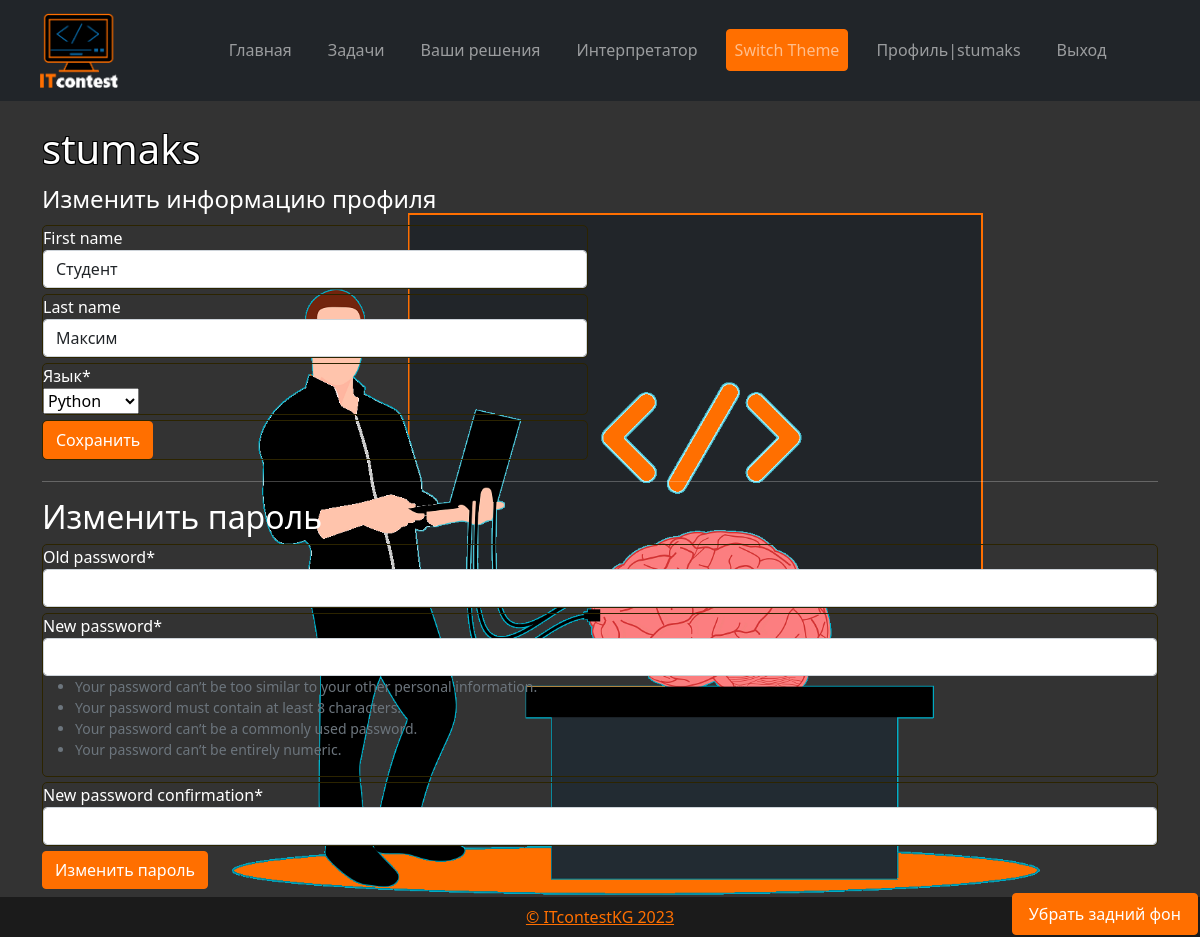
Screenshot of /profile/ (signed in) with the database file from the repository.
### users/models.py (models this page shows, shortened)
class User(AbstractUser):
    choice = models.CharField( max_length=150, blank=True, verbose_name='Статус', help_text='1 - Студент, 2 - Преподаватель, 3 - Администратор')
    date = models.DateField(null=True, blank=True, verbose_name='Дата рождения')
    slug = models.SlugField(null=False, blank=True, unique=True)
    prepopulated_fields = {'slug': ('username',)}
    language = models.CharField(("language"), max_length=150, blank=True)
    class Meta:
        permissions = (("can_create_task", "Can create task"),)

### users/views.py (the view, shortened to what this page needs)
# urls.py: path('profile/', user_views.profile, name='profile'),
@login_required
def profile(request):
    user = request.user
    user_form = UserProfileForm(instance=user)
    password_form = PasswordChangeForm(request.user)
    student_submission = Submission.objects.filter(student=request.user.username)
    prepod_task = Task.objects.filter(prepod=request.user.username)
    return render(request, 'users/profile.html',{'student_submission': student_submission,
                                                'prepod_task': prepod_task,
                                                'user_form': user_form,
                                                'password_form': password_form
                                                })

### users/form.py
class UserProfileForm(forms.ModelForm):
    class Meta:
        model = User
        fields = ['first_name', 'last_name', 'language']
    languages = (('python','Python'), ('kotlinc','Kotlin'), ('node','JavaScript'),('javac', 'Java'))
    language = forms.ChoiceField(choices = languages, label= 'Язык')
    def __init__(self, *args, **kwargs):
        super(UserProfileForm, self).__init__(*args, **kwargs)
        self.helper = FormHelper()
        self.helper.form_method = 'post'
        self.helper.add_input(Submit('submit', 'Сохранить'))
        self.helper.layout = Layout(
            Fieldset(
                'Изменить информацию профиля',
                'first_name',
                'last_name',
                'language'
            ),
        )

### users/templates/users/profile.html (shortened to what this page needs)
{% extends "main/base.html" %}
{% load crispy_forms_tags %}
{% block content %}
    <div class="content-section">
      <div class="media">
        <div class="media-body">
          <h1>{{ user.username }}</h1>
    <div class="row">
      <div class="col-sm-6">
        {% crispy user_form %}
      </div>
    </div>
      <hr>
    <h2>Изменить пароль</h2>
          <form method="post">
            {{ password_form|crispy }}
            <input type="submit" class="btn btn-primary" name="password_change" value="Изменить пароль">
          </form>
{% endblock content %}

### main/templates/main/base.html (shortened to what this page needs)
{% load static %}
<!DOCTYPE html>
<html lang="en">
<head>
    <link rel="stylesheet" href="https://cdnjs.cloudflare.com/ajax/libs/twitter-bootstrap/5.1.0/css/bootstrap.min.css">
    <link id="theme" rel="stylesheet" href="{% static 'css/styles-dark.css' %}">
</head>
<body>
  <nav class="navbar navbar-expand-lg navbar-dark bg-dark">
    <a class="navbar-brand" ><img src="/static/images/logo.png" alt="Logo" class="img-fluid" style="max-height: 75px;"></a>
    <div class="collapse navbar-collapse justify-content-center text-center" id="navbarTogglerDemo02">
      <ul class="navbar-nav">
        <li class="nav-item active">
          <a class="nav-link" href="{% url 'blog-home' %}">Главная</a>
        </li>
        <li class="nav-item">
          <a class="nav-link" href="{% url 'task_list' %}">Задачи</a>
        </li>
        {% if user.choice == '1' %}
        <li class="nav-item">
          <a class="nav-link" href="{% url 'catalog' %}">Ваши решения</a></li>
          {% endif %}
          <li class="nav-item">
            <a class="nav-link" href="{% url 'interpreter' %}">Интерпретатор</a></li>
        <li class="nav-item">
              <button class="btn btn-link nav-link" onclick="toggleTheme()">Switch Theme</button>
          </li>
          {% if user.is_authenticated %}
          <li class="nav-item">
            <a class="nav-link" href="{% url 'profile' %}">Профиль|{{ user.username }}</a></li>
              <li class="nav-item">
                <a class="nav-link" href="{% url 'logout' %}">Выход</a></li>
        {% else %}
        <li class="nav-item">
          <a class="nav-link" href="{% url 'login' %}">Вход</a></li>
            <li class="nav-item">
              <a class="nav-link" href="{% url 'register' %}">Регистрация</a></li>
        {% endif %}
      </ul>
    </div>
  </nav>
    <main role="main" class="container">
      <div class="row">
          {% block content %}{% endblock %}
      </div>
<footer>
  <p><a href="{% url 'blog-home' %}">© ITcontestKG 2023</a></p>
  <button class="btn btn-link nav-link remove-bg-button" onclick="removeBackground()">Убрать задний фон</button>
</footer>
</main>
</body>
</html>

### static/css/styles-dark.css (style rules this page uses)
body { background: url('../images/darktheme.png') no-repeat center center fixed; -webkit-background-size: cover; -moz-background-size: cover; -o-background-size: cover; background-size: cover; background-color: #333333; color: #ffffff; }
nav { display: flex; justify-content: center; align-items: center; }
.form-group { margin-bottom: 5px; border: 1px solid rgb(44, 36, 0);; border-radius: 5px; }
.navbar-brand { margin-left: 2em; }
.navbar-nav { flex-wrap: nowrap; }
.navbar { display: flex; justify-content: center; align-items: center; }
nav ul { list-style: none; display: flex; align-items: center; justify-content: right; }
.nav-item { align-items: center; display: flex; }
nav ul li { align-items: center; display: flex; margin: 0px 10px; }
nav ul li a { text-decoration: none; color: #333; }
a { color: #ff6f00; }
.btn { color: #ffffff; background-color: #ff6f00; border: 1px solid #ff6f00; }
footer { position: fixed; padding-top: 1em; background-color: rgb(27, 27, 27); left: 0; bottom: 0; width: 100%; text-align: center; height: 5vh; display: flex; justify-content: center; align-items: center; }
.remove-bg-button { position: absolute; right: 2px; bottom: 2px; }
main { padding-bottom: 6vh; }
h1 { color: white; text-shadow: -1px -1px 0 #000, 1px -1px 0 #000, -1px 1px 0 #000, 1px 1px 0 #000; }

### rows the page displays
User: username "stumaks", first_name "Студент", last_name "Максим", language "Python"
